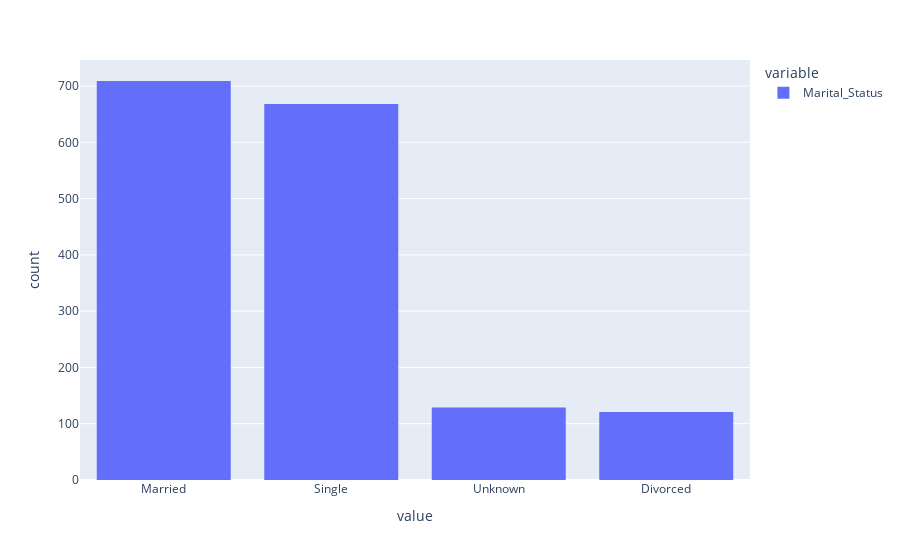

Here is the notebook cell this chart was saved with:
### Markdown cell above
#### martial distribution

### Code cell
fig = px.histogram(acust['Marital_Status'])
fig.show()

### Figure 1 — Plotly figure (JSON) as saved in the notebook; plotly's stock layout.template omitted (floating-point values rounded to 4 significant figures; data arrays with more than 128 entries replaced by an {"elided": "..."} marker saying what was removed)
{"data": [{"alignmentgroup": "True", "bingroup": "x", "hovertemplate": "variable=Marital_Status<br>value=%{x}<br>count=%{y}<extra></extra>", "legendgroup": "Marital_Status", "marker": {"color": "#636efa", "pattern": {"shape": ""}}, "name": "Marital_Status", "offsetgroup": "Marital_Status", "orientation": "v", "showlegend": true, "type": "histogram", "x": {"elided": "1627 str values"}, "xaxis": "x", "yaxis": "y"}], "layout": {"barmode": "relative", "legend": {"title": {"text": "variable"}, "tracegroupgap": 0}, "margin": {"t": 60}, "xaxis": {"anchor": "y", "domain": [0, 1], "title": {"text": "value"}}, "yaxis": {"anchor": "x", "domain": [0, 1], "title": {"text": "count"}}}}
